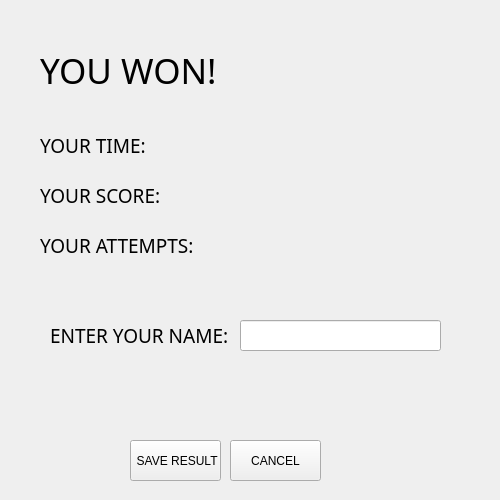
<?xml version="1.0" encoding="UTF-8"?>
<ui version="4.0">
 <class>Victory</class>
 <widget class="QWidget" name="Victory">
  <property name="geometry">
   <rect>
    <x>0</x>
    <y>0</y>
    <width>500</width>
    <height>500</height>
   </rect>
  </property>
  <property name="windowTitle">
   <string>Form</string>
  </property>
  <widget class="QLabel" name="label">
   <property name="geometry">
    <rect>
     <x>40</x>
     <y>50</y>
     <width>181</width>
     <height>41</height>
    </rect>
   </property>
   <property name="font">
    <font>
     <family>Showcard Gothic</family>
     <pointsize>26</pointsize>
    </font>
   </property>
   <property name="text">
    <string>YOU WON!</string>
   </property>
  </widget>
  <widget class="QLabel" name="label_2">
   <property name="geometry">
    <rect>
     <x>40</x>
     <y>130</y>
     <width>111</width>
     <height>31</height>
    </rect>
   </property>
   <property name="font">
    <font>
     <family>Showcard Gothic</family>
     <pointsize>14</pointsize>
    </font>
   </property>
   <property name="text">
    <string>YOUR TIME:</string>
   </property>
  </widget>
  <widget class="QLabel" name="label_3">
   <property name="geometry">
    <rect>
     <x>40</x>
     <y>180</y>
     <width>121</width>
     <height>31</height>
    </rect>
   </property>
   <property name="font">
    <font>
     <family>Showcard Gothic</family>
     <pointsize>14</pointsize>
    </font>
   </property>
   <property name="text">
    <string>YOUR SCORE:</string>
   </property>
  </widget>
  <widget class="QLabel" name="label_4">
   <property name="geometry">
    <rect>
     <x>40</x>
     <y>230</y>
     <width>171</width>
     <height>31</height>
    </rect>
   </property>
   <property name="font">
    <font>
     <family>Showcard Gothic</family>
     <pointsize>14</pointsize>
    </font>
   </property>
   <property name="text">
    <string>YOUR ATTEMPTS:</string>
   </property>
  </widget>
  <widget class="QLabel" name="attempts">
   <property name="geometry">
    <rect>
     <x>230</x>
     <y>230</y>
     <width>171</width>
     <height>31</height>
    </rect>
   </property>
   <property name="font">
    <font>
     <family>Showcard Gothic</family>
     <pointsize>14</pointsize>
    </font>
   </property>
   <property name="text">
    <string/>
   </property>
  </widget>
  <widget class="QLabel" name="score">
   <property name="geometry">
    <rect>
     <x>180</x>
     <y>180</y>
     <width>171</width>
     <height>31</height>
    </rect>
   </property>
   <property name="font">
    <font>
     <family>Showcard Gothic</family>
     <pointsize>14</pointsize>
    </font>
   </property>
   <property name="text">
    <string/>
   </property>
  </widget>
  <widget class="QLabel" name="time">
   <property name="geometry">
    <rect>
     <x>170</x>
     <y>130</y>
     <width>171</width>
     <height>31</height>
    </rect>
   </property>
   <property name="font">
    <font>
     <family>Showcard Gothic</family>
     <pointsize>14</pointsize>
    </font>
   </property>
   <property name="text">
    <string/>
   </property>
  </widget>
  <widget class="QLineEdit" name="lineEdit">
   <property name="geometry">
    <rect>
     <x>240</x>
     <y>320</y>
     <width>201</width>
     <height>31</height>
    </rect>
   </property>
  </widget>
  <widget class="QLabel" name="label_5">
   <property name="geometry">
    <rect>
     <x>50</x>
     <y>320</y>
     <width>181</width>
     <height>31</height>
    </rect>
   </property>
   <property name="font">
    <font>
     <family>Showcard Gothic</family>
     <pointsize>14</pointsize>
    </font>
   </property>
   <property name="text">
    <string>ENTER YOUR NAME:</string>
   </property>
  </widget>
  <widget class="QPushButton" name="pushButton">
   <property name="geometry">
    <rect>
     <x>130</x>
     <y>440</y>
     <width>91</width>
     <height>41</height>
    </rect>
   </property>
   <property name="text">
    <string> SAVE RESULT</string>
   </property>
  </widget>
  <widget class="QPushButton" name="pushButton_2">
   <property name="geometry">
    <rect>
     <x>230</x>
     <y>440</y>
     <width>91</width>
     <height>41</height>
    </rect>
   </property>
   <property name="text">
    <string>CANCEL</string>
   </property>
  </widget>
 </widget>
 <resources/>
 <connections/>
</ui>
